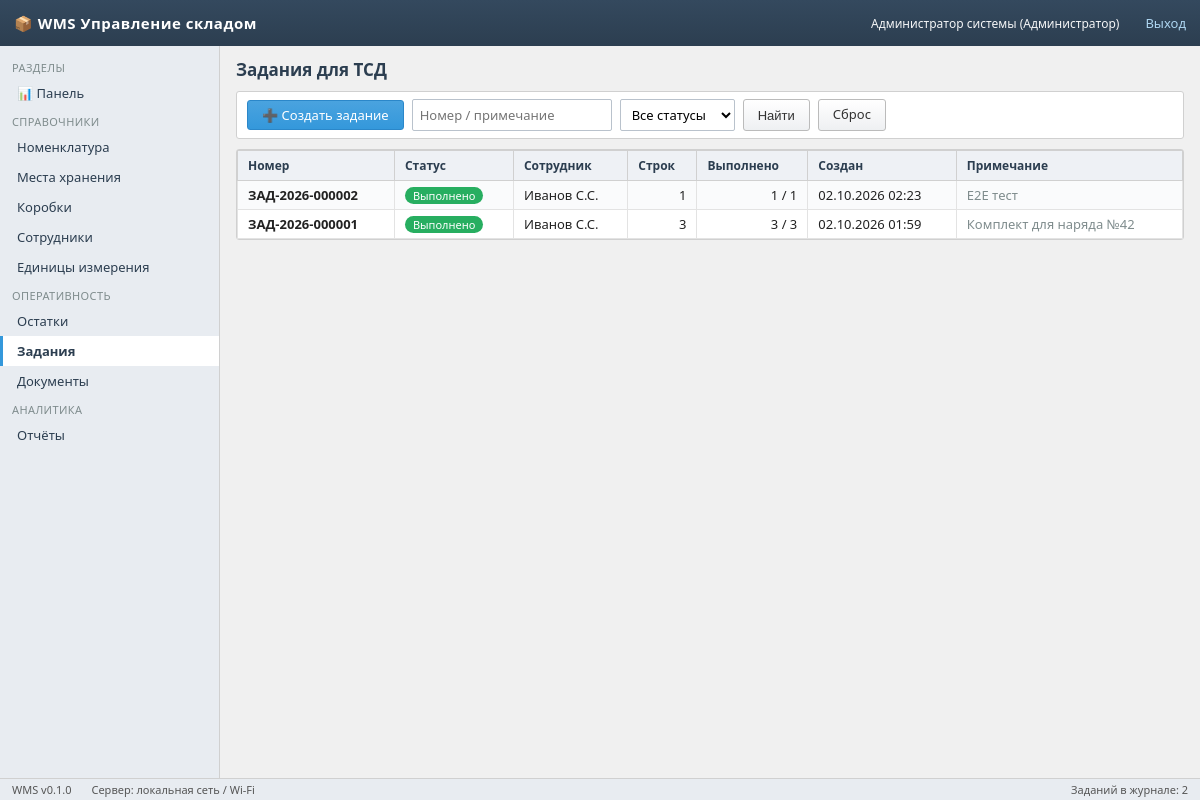
Page /tasks (signed in) on the committed database.
### app/models/models.py (models this page shows)
class User(Base):
    __tablename__ = "users"
    id: Mapped[int] = mapped_column(primary_key=True)
    username: Mapped[str] = mapped_column(String(64), unique=True, index=True)
    password_hash: Mapped[str] = mapped_column(String(128), default="")
    full_name: Mapped[str] = mapped_column(String(128), default="")
    role: Mapped[str] = mapped_column(String(16), default="worker")  # admin/controller/worker
    pin_code: Mapped[str] = mapped_column(String(8), default="")
    is_active: Mapped[bool] = mapped_column(Boolean, default=True)
    created_at: Mapped[datetime] = mapped_column(DateTime, default=datetime.utcnow)
    employee = relationship("Employee", back_populates="user", uselist=False)

class Task(Base):
    __tablename__ = "tasks"
    id: Mapped[int] = mapped_column(primary_key=True)
    number: Mapped[str] = mapped_column(String(32), unique=True, index=True)
    type: Mapped[str] = mapped_column(String(32), default="mixed")
    status: Mapped[str] = mapped_column(String(16), default="draft", index=True)
    employee_id: Mapped[int | None] = mapped_column(ForeignKey("employees.id"), nullable=True)
    created_by: Mapped[int | None] = mapped_column(ForeignKey("users.id"), nullable=True)
    assigned_device: Mapped[str] = mapped_column(String(64), default="")
    notes: Mapped[str] = mapped_column(Text, default="")
    created_at: Mapped[datetime] = mapped_column(DateTime, default=datetime.utcnow)
    sent_at: Mapped[datetime | None] = mapped_column(DateTime, nullable=True)
    completed_at: Mapped[datetime | None] = mapped_column(DateTime, nullable=True)
    lines = relationship("TaskLine", back_populates="task", cascade="all, delete-orphan",
                         order_by="TaskLine.sort_order")
    employee = relationship("Employee")
    created_by_user = relationship("User")

class Employee(Base):
    __tablename__ = "employees"
    id: Mapped[int] = mapped_column(primary_key=True)
    full_name: Mapped[str] = mapped_column(String(128), index=True)
    position: Mapped[str] = mapped_column(String(128), default="")
    department: Mapped[str] = mapped_column(String(128), default="")
    is_active: Mapped[bool] = mapped_column(Boolean, default=True)
    user_id: Mapped[int | None] = mapped_column(ForeignKey("users.id"), nullable=True)
    created_at: Mapped[datetime] = mapped_column(DateTime, default=datetime.utcnow)
    user = relationship("User", back_populates="employee")

### app/api/ops.py (the view)
@router.get("/tasks", response_class=HTMLResponse)
def tasks_page(request: Request, status: str = "", q: str = "", db: Session = Depends(get_db)):
    u = require_role(request, db, ROLE)
    if not u:
        return redir_login()
    query = db.query(Task)
    if status in STATUS_NAMES:
        query = query.filter(Task.status == status)
    if q:
        query = query.filter((Task.number.ilike(f"%{q}%")) | (Task.notes.ilike(f"%{q}%")))
    tasks = query.order_by(Task.created_at.desc()).limit(300).all()
    return templates.TemplateResponse("tasks.html", {
        "request": request, "user": u, "items": tasks, "status": status, "q": q,
        "status_names": STATUS_NAMES, "app_title": "WMS Управление складом",
        "active": "tasks"})

### app/templates/tasks.html (shortened to what this page needs)
{% extends "base.html" %}
{% block content %}
<div class="page-head"><h1>Задания для ТСД</h1></div>
<div class="toolbar">
  <a class="btn btn-primary" href="/tasks/new">➕ Создать задание</a>
  <form method="get" style="display:flex;gap:8px">
    <input type="text" name="q" placeholder="Номер / примечание" value="{{ q }}" style="width:200px">
    <select name="status">
      <option value="">Все статусы</option>
    </select>
    <button class="btn">Найти</button><a class="btn" href="/tasks">Сброс</a>
  </form>
</div>
<div class="panel">
<table class="grid">
  <tr><th>Номер</th><th>Статус</th><th>Сотрудник</th><th class="num">Строк</th><th class="num">Выполнено</th><th>Создан</th><th>Примечание</th></tr>
  {% for t in items %}
  {% set done = t.lines | selectattr('status','equalto','completed') | list | length %}
  <tr class="clickable" onclick="location='/tasks/{{ t.id }}'">
    <td><b>{{ t.number }}</b></td>
    <td>{% if t.status=='draft' %}<span class="badge gray">Черновик</span>
        {% elif t.status=='sent' %}<span class="badge blue">Отправлено</span>
        {% elif t.status=='in_progress' %}<span class="badge orange">В работе</span>
        {% elif t.status=='completed' %}<span class="badge green">Выполнено</span>
        {% else %}<span class="badge red">Отменено</span>{% endif %}</td>
    <td>{{ t.employee.full_name if t.employee else '—' }}</td>
    <td class="num">{{ t.lines|length }}</td>
    <td class="num">{{ done }} / {{ t.lines|length }}</td>
    <td>{{ t.created_at.strftime('%d.%m.%Y %H:%M') }}</td>
    <td class="muted">{{ t.notes[:60] }}</td>
  </tr>
  {% else %}<tr><td colspan="7" class="muted center">Заданий нет</td></tr>{% endfor %}
</table>
</div>
{% endblock %}
{% block status_right %}Заданий в журнале: {{ items|length }}{% endblock %}

### app/templates/base.html (shortened to what this page needs)
<!doctype html>
<html lang="ru">
<head>
<link rel="stylesheet" href="/static/wms.css">
</head>
<body>
<div class="topbar">
  <span class="logo">📦 {{ app_title }}</span>
  {% if user %}
    <span class="user">{{ user.full_name or user.username }}
      ({{ {'admin':'Администратор','controller':'Контролёр','worker':'Складской рабочий'}[user.role] }})</span>
    <a href="/logout">Выход</a>
  {% endif %}
</div>
{% if user %}
<nav class="sidebar">
  <div class="section">Разделы</div>
  <a class="nav-item {% if active=='dashboard' %}active{% endif %}" href="/">📊 Панель</a>
  <div class="section">Справочники</div>
  <a class="nav-item {% if active=='nomenclature' %}active{% endif %}" href="/nomenclature">Номенклатура</a>
  <a class="nav-item {% if active=='locations' %}active{% endif %}" href="/locations">Места хранения</a>
  <a class="nav-item {% if active=='boxes' %}active{% endif %}" href="/boxes">Коробки</a>
  <a class="nav-item {% if active=='employees' %}active{% endif %}" href="/employees">Сотрудники</a>
  <a class="nav-item {% if active=='units' %}active{% endif %}" href="/units">Единицы измерения</a>
  <div class="section">Оперативность</div>
  <a class="nav-item {% if active=='stock' %}active{% endif %}" href="/stock">Остатки</a>
  <a class="nav-item {% if active=='tasks' %}active{% endif %}" href="/tasks">Задания</a>
  <a class="nav-item {% if active=='documents' %}active{% endif %}" href="/documents">Документы</a>
  <div class="section">Аналитика</div>
  <a class="nav-item {% if active=='reports' %}active{% endif %}" href="/reports">Отчёты</a>
</nav>
{% endif %}
<main class="main" {% if not user %}style="margin-left:0"{% endif %}>
{% block content %}{% endblock %}
</main>
<div class="statusbar">
  <span>WMS v0.1.0</span>
  <span>Сервер: локальная сеть / Wi-Fi</span>
  <span style="margin-left:auto">{% block status_right %}Готов{% endblock %}</span>
</div>
</body>
</html>

### app/static/wms.css (style rules this page uses)
:root { --bg: #f0f0f0; --panel: #ffffff; --head: #2c3e50; --btn: #3498db; --ok: #27ae60; --danger: #e74c3c; --border: #d0d0d0; }
* { box-sizing: border-box; margin: 0; padding: 0; }
body { font-family: "Segoe UI", Tahoma, Arial, sans-serif; background: var(--bg); color: #222; font-size: 13px; }
a { color: #2471a3; text-decoration: none; }
.topbar { height: 46px; background: linear-gradient(#34495e, #2c3e50); color: #fff; display: flex; align-items: center; padding: 0 14px; gap: 14px; position: fixed; top: 0; left: 0; right: 0; z-index: 100; }
.topbar .logo { font-weight: bold; font-size: 15px; letter-spacing: .5px; }
.topbar .user { font-size: 12px; opacity: .95; }
.topbar a { color: #aed6f1; margin-left: 12px; }
.sidebar { position: fixed; top: 46px; bottom: 22px; left: 0; width: 220px; background: #e8ecf1; border-right: 1px solid var(--border); overflow-y: auto; padding: 8px 0; }
.sidebar .section { padding: 6px 12px 3px; font-size: 11px; color: #7f8c8d; text-transform: uppercase; letter-spacing: .4px; }
.sidebar a.nav-item { display: block; padding: 6px 14px; color: #2c3e50; border-left: 3px solid transparent; }
.sidebar a.nav-item.active { background: #fff; border-left-color: var(--btn); font-weight: 600; }
.main { margin: 46px 0 22px 220px; padding: 12px 16px; }
.page-head { display: flex; align-items: center; gap: 10px; margin-bottom: 10px; }
.page-head h1 { font-size: 17px; color: var(--head); }
.toolbar { background: var(--panel); border: 1px solid var(--border); border-radius: 3px; padding: 7px 10px; margin-bottom: 10px; display: flex; gap: 8px; align-items: center; flex-wrap: wrap; }
.btn { display: inline-block; padding: 5px 14px; border-radius: 3px; border: 1px solid #bbb; background: linear-gradient(#fff, #eef0f2); color: #333; cursor: pointer; font-size: 13px; }
.btn-primary { background: linear-gradient(#4aa3df, var(--btn)); border-color: #2b87c9; color: #fff; }
.panel { background: var(--panel); border: 1px solid var(--border); border-radius: 3px; margin-bottom: 12px; }
table.grid { width: 100%; border-collapse: collapse; }
table.grid th { background: #eef1f5; color: var(--head); text-align: left; padding: 6px 10px; border: 1px solid var(--border); font-size: 12px; white-space: nowrap; }
table.grid td { padding: 5px 10px; border: 1px solid #e3e3e3; vertical-align: top; }
table.grid tr:nth-child(even) td { background: #fafbfc; }
table.grid tr.clickable { cursor: pointer; }
.num { text-align: right; font-variant-numeric: tabular-nums; }
input[type=text], input[type=password], input[type=number], input[type=date], select, textarea { border: 1px solid #b9c2cc; border-radius: 2px; padding: 5px 7px; font-size: 13px; background: #fff; font-family: inherit; }
.badge { display: inline-block; padding: 1px 8px; border-radius: 9px; font-size: 11px; color: #fff; background: #95a5a6; white-space: nowrap; }
.badge.green { background: var(--ok); }
.statusbar { position: fixed; bottom: 0; left: 0; right: 0; height: 22px; line-height: 22px; background: #e8ecf1; border-top: 1px solid var(--border); font-size: 11px; color: #555; padding: 0 12px; display: flex; gap: 20px; z-index: 100; }
.muted { color: #7f8c8d; }

### rows in the picture
User: full_name "Администратор системы", role "Администратор"
Task: number "ЗАД-2026-000002", status "Выполнено", employee "Иванов С.С.", lines|length "1", done "1", created_at "02.10.2026 02:23", notes "E2E тест"
Task: number "ЗАД-2026-000001", status "Выполнено", employee "Иванов С.С.", lines|length "3", done "3", created_at "02.10.2026 01:59", notes "Комплект для наряда №42"

### other values in the picture
{{ app_title }} "WMS Управление складом"
{{ items|length }} "2"
